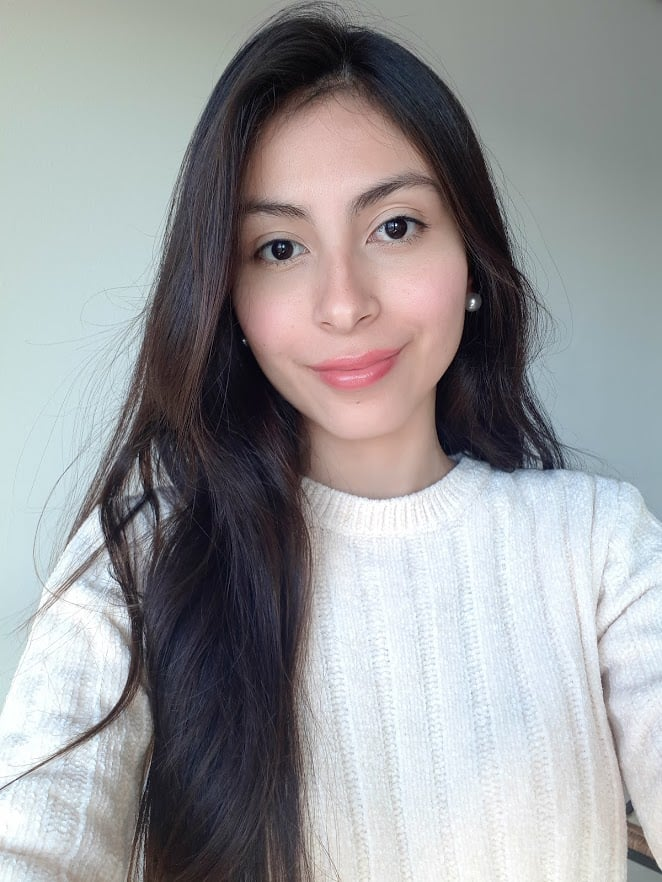
#> input picture image_process_python/images/face_det9.jpg, 662 x 882 px, found by its file name
$ python segment_face.py
#> lines starting #> are read from the running program, lines starting #| are printed output that depends on the picture
import skimage

# from utils import show_detected_face
from skimage import data

profile_image = skimage.io.imread(
    "/users/s0046425/git_projects/2025/data-camp-courses/image_process_python/images/face_det9.jpg"
)
#> profile_image is the input picture: shape (882, 662, 3); mean R, G, B 153.6, 153.9, 156

from skimage.segmentation import slic

# Import the label2rgb function from color module
from skimage.color import label2rgb
from skimage.feature import Cascade

# Obtain the segmentation with default 100 regions
segments = slic(profile_image)
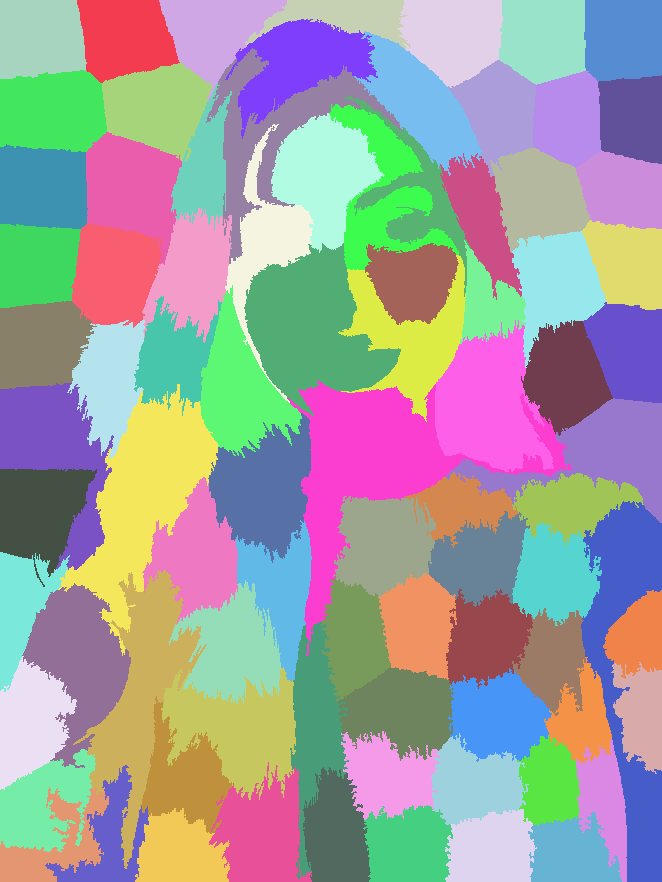
#> segments: shape (882, 662) int64; 85 distinct labels, from 1 to 85; one colour per label, 0 black

# Obtain segmented image using label2rgb
segmented_image = label2rgb(segments, profile_image, kind="avg")
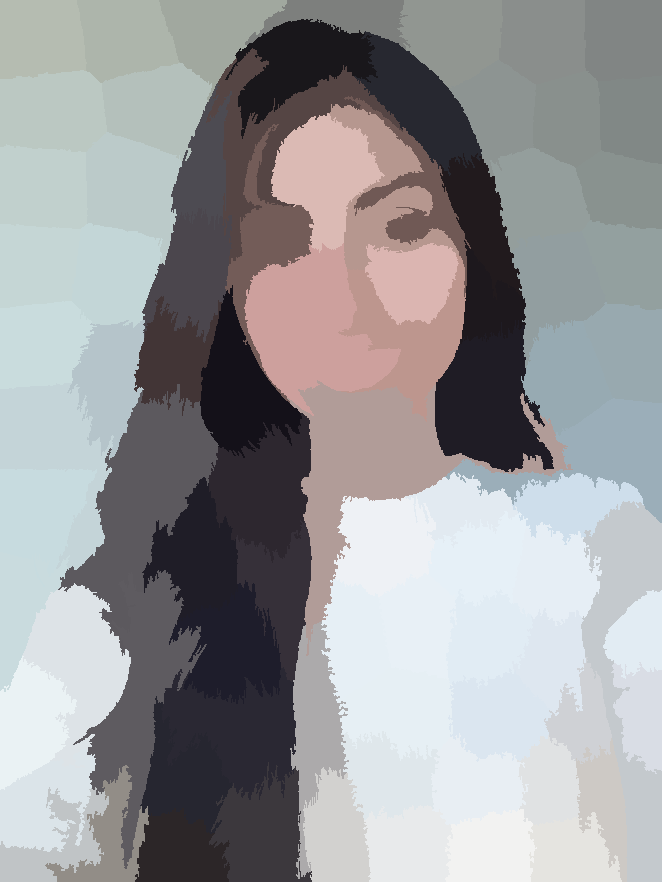
#> segmented_image: shape (882, 662, 3); mean R, G, B 153, 153.4, 155.6

# Load the trained file from data
trained_file = data.lbp_frontal_face_cascade_filename()

# Initialize the detector cascade
detector = Cascade(trained_file)

# Detect the faces with multi scale method
detected = detector.detect_multi_scale(
    img=segmented_image,
    scale_factor=1.2,
    step_ratio=1,
    min_size=(10, 10),
    max_size=(1000, 1000),
)
#> detected = 1 item

# Show the detected faces
# show_detected_face(segmented_image, detected)

print(detected)
#| [{'r': 117, 'c': 185, 'width': 310, 'height': 310}]

$ run again, with image_process_python/images/face_det25.jpg copied over image_process_python/images/face_det9.jpg
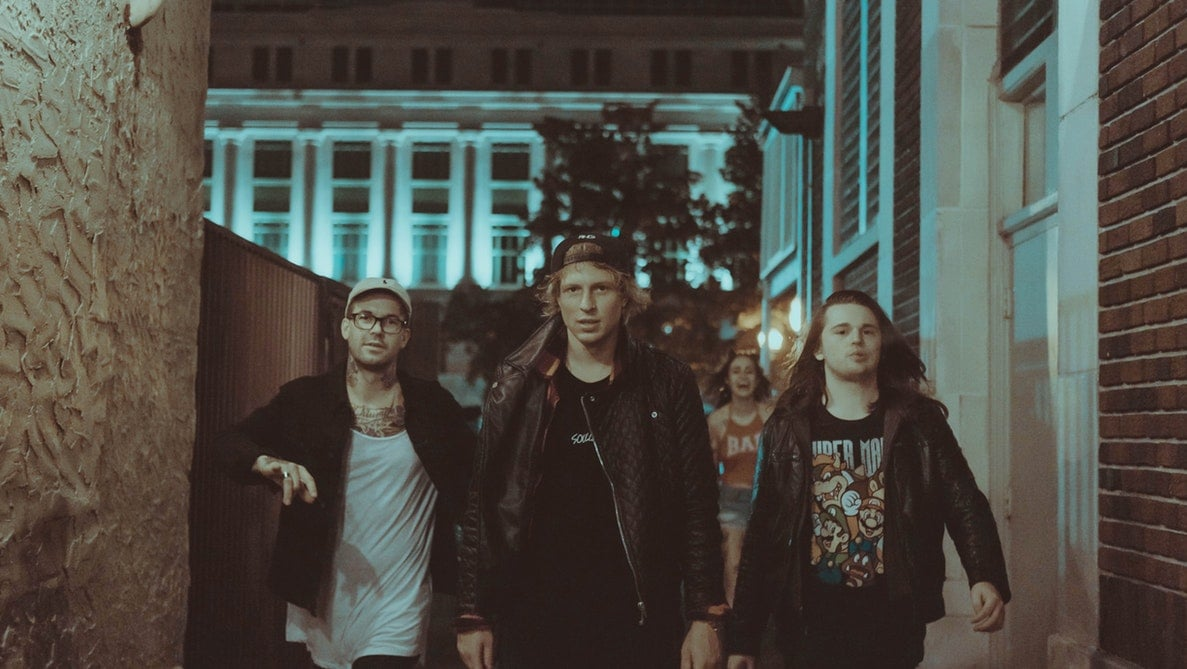
#> input picture image_process_python/images/face_det25.jpg, 1187 x 669 px, found by its file name
#> profile_image is the input picture: shape (669, 1187, 3); mean R, G, B 78.2, 76.4, 69.4
#> `segments = slic(profile_image)`:
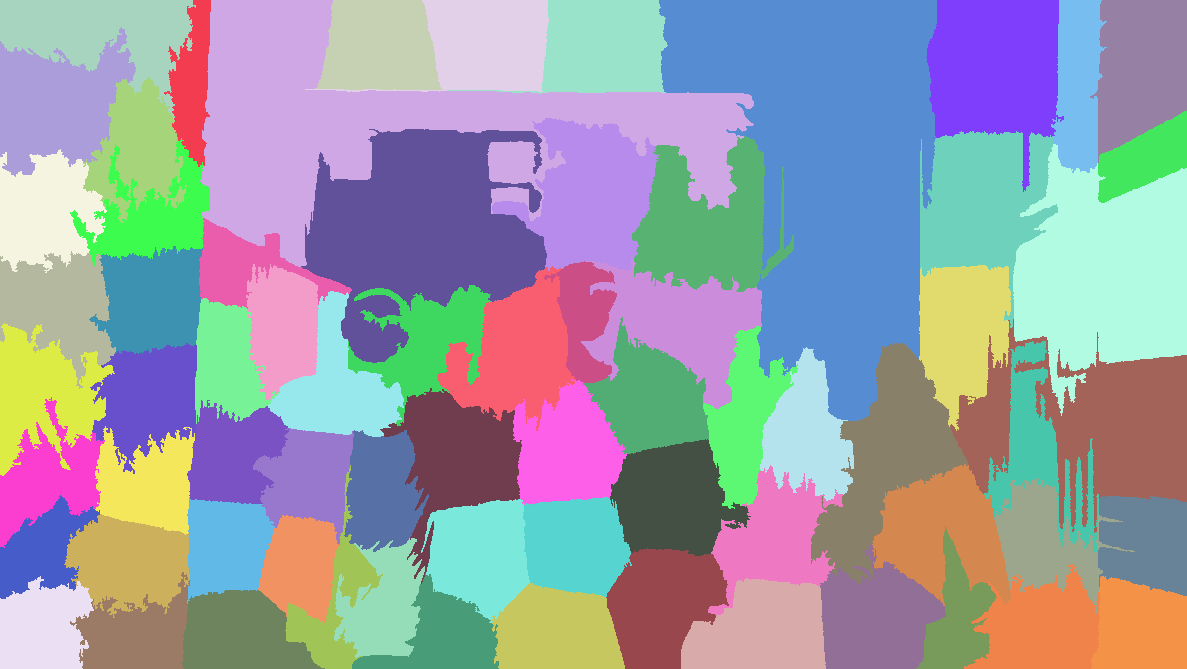
#> segments: shape (669, 1187) int64; 70 distinct labels, from 1 to 70; one colour per label, 0 black
#> `segmented_image = label2rgb(segments, profile_image, kind="avg")`:
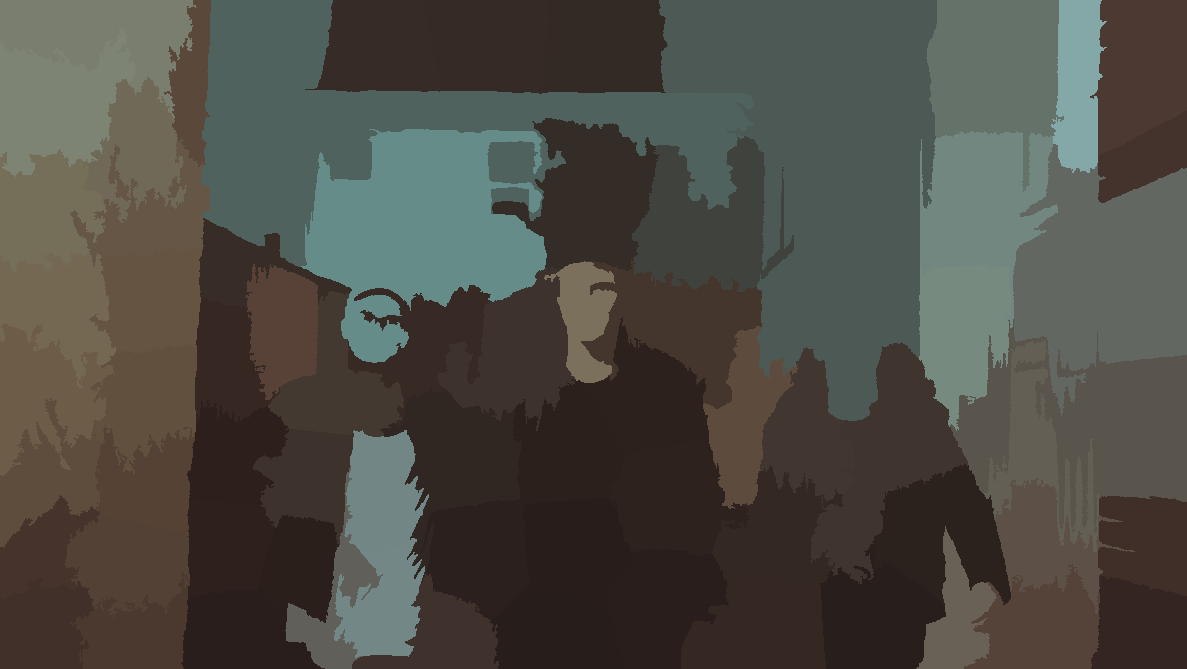
#> segmented_image: shape (669, 1187, 3); mean R, G, B 77.7, 75.9, 68.8
#> detected = []

$ run again, with image_process_python/images/face_det3.jpg copied over image_process_python/images/face_det9.jpg
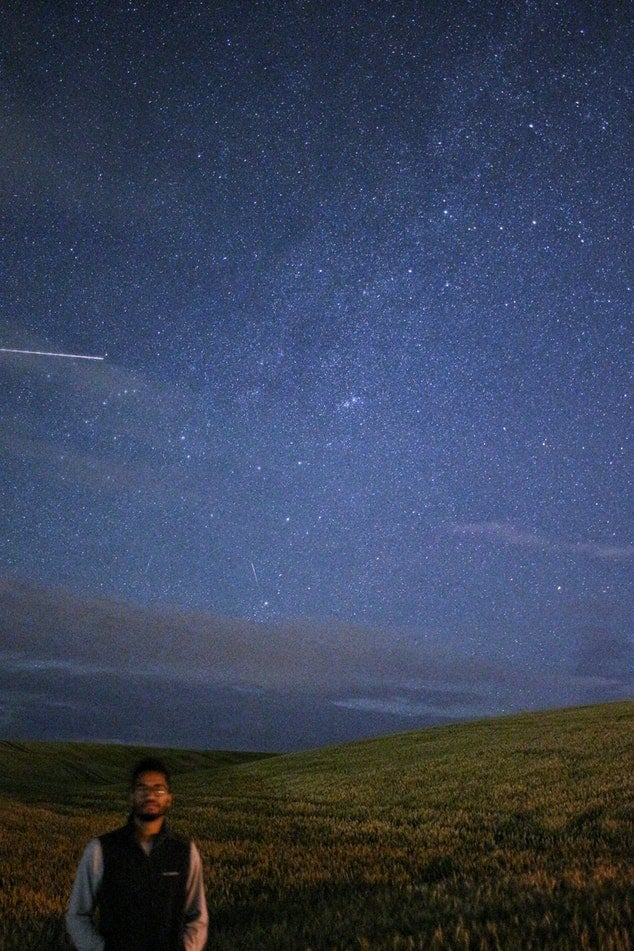
#> input picture image_process_python/images/face_det3.jpg, 634 x 951 px, found by its file name
#> profile_image is the input picture: shape (951, 634, 3); mean R, G, B 56.9, 66.8, 89.9
#> `segments = slic(profile_image)`:
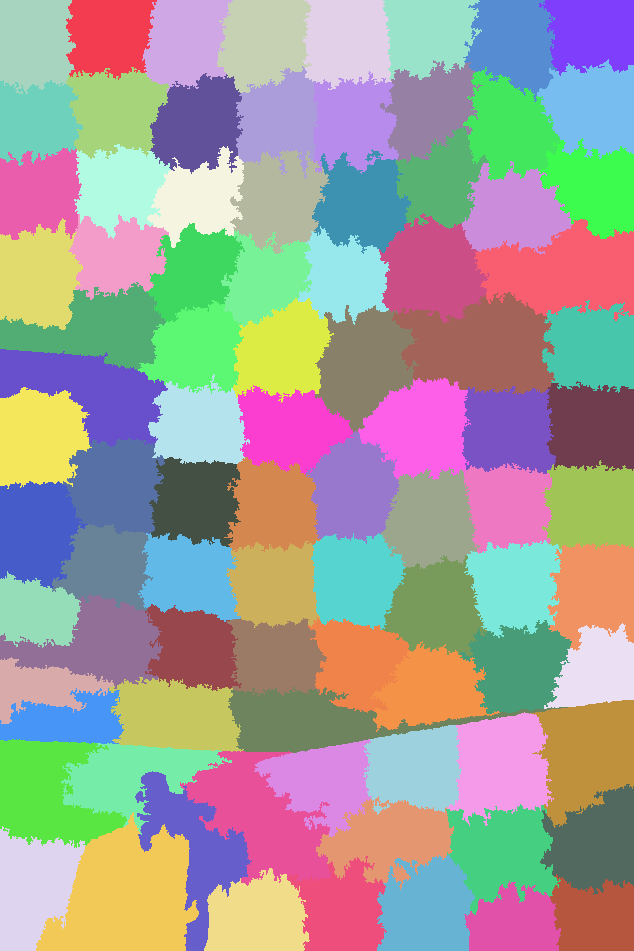
#> segments: shape (951, 634) int64; 89 distinct labels, from 1 to 89; one colour per label, 0 black
#> `segmented_image = label2rgb(segments, profile_image, kind="avg")`:
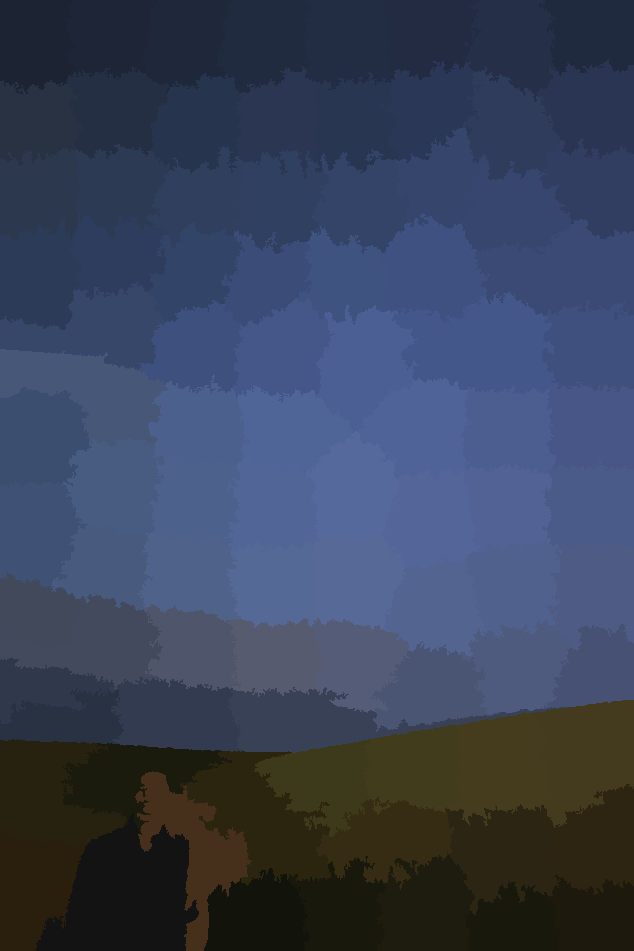
#> segmented_image: shape (951, 634, 3); mean R, G, B 56.4, 66.4, 89.5
#> detected = []

$ run again, with image_process_python/images/chinese.jpg copied over image_process_python/images/face_det9.jpg
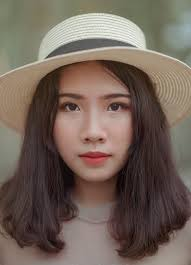
#> input picture image_process_python/images/chinese.jpg, 191 x 265 px, found by its file name
#> profile_image is the input picture: shape (265, 191, 3); mean R, G, B 114.6, 99.2, 89
#> `segments = slic(profile_image)`:
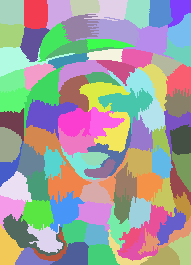
#> segments: shape (265, 191) int64; 94 distinct labels, from 1 to 94; one colour per label, 0 black
#> `segmented_image = label2rgb(segments, profile_image, kind="avg")`:
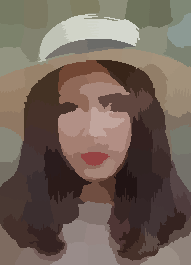
#> segmented_image: shape (265, 191, 3); mean R, G, B 114.1, 98.7, 88.6
#> detected = 1 item
#| [{'r': 66, 'c': 37, 'width': 113, 'height': 113}]
